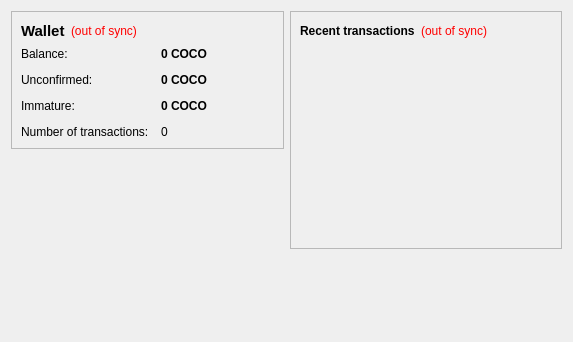
<?xml version="1.0" encoding="UTF-8"?>
<ui version="4.0">
 <class>OverviewPage</class>
 <widget class="QWidget" name="OverviewPage">
  <property name="geometry">
   <rect>
    <x>0</x>
    <y>0</y>
    <width>573</width>
    <height>342</height>
   </rect>
  </property>
  <property name="windowTitle">
   <string>Form</string>
  </property>
  <layout class="QHBoxLayout" name="horizontalLayout" stretch="1,1">
   <item>
    <layout class="QVBoxLayout" name="verticalLayout_2">
     <item>
      <widget class="QFrame" name="frame">
       <property name="frameShape">
        <enum>QFrame::StyledPanel</enum>
       </property>
       <property name="frameShadow">
        <enum>QFrame::Raised</enum>
       </property>
       <layout class="QVBoxLayout" name="verticalLayout_4">
        <item>
         <layout class="QHBoxLayout" name="horizontalLayout_4">
          <item>
           <widget class="QLabel" name="label_5">
            <property name="font">
             <font>
              <pointsize>11</pointsize>
              <weight>75</weight>
              <bold>true</bold>
             </font>
            </property>
            <property name="text">
             <string>Wallet</string>
            </property>
           </widget>
          </item>
          <item>
           <widget class="QLabel" name="labelWalletStatus">
            <property name="toolTip">
             <string>The displayed information may be out of date. Your wallet automatically synchronizes with the coconuts network after a connection is established, but this process has not completed yet.</string>
            </property>
            <property name="styleSheet">
             <string notr="true">QLabel { color: red; }</string>
            </property>
            <property name="text">
             <string notr="true">(out of sync)</string>
            </property>
            <property name="alignment">
             <set>Qt::AlignLeading|Qt::AlignLeft|Qt::AlignVCenter</set>
            </property>
           </widget>
          </item>
          <item>
           <spacer name="horizontalSpacer_2">
            <property name="orientation">
             <enum>Qt::Horizontal</enum>
            </property>
            <property name="sizeHint" stdset="0">
             <size>
              <width>40</width>
              <height>20</height>
             </size>
            </property>
           </spacer>
          </item>
         </layout>
        </item>
        <item>
         <layout class="QFormLayout" name="formLayout_2">
          <property name="fieldGrowthPolicy">
           <enum>QFormLayout::AllNonFixedFieldsGrow</enum>
          </property>
          <property name="horizontalSpacing">
           <number>12</number>
          </property>
          <property name="verticalSpacing">
           <number>12</number>
          </property>
          <item row="0" column="0">
           <widget class="QLabel" name="label">
            <property name="text">
             <string>Balance:</string>
            </property>
           </widget>
          </item>
          <item row="0" column="1">
           <widget class="QLabel" name="labelBalance">
            <property name="font">
             <font>
              <weight>75</weight>
              <bold>true</bold>
             </font>
            </property>
            <property name="cursor">
             <cursorShape>IBeamCursor</cursorShape>
            </property>
            <property name="toolTip">
             <string>Your current balance</string>
            </property>
            <property name="text">
             <string notr="true">0 COCO</string>
            </property>
            <property name="textInteractionFlags">
             <set>Qt::LinksAccessibleByMouse|Qt::TextSelectableByKeyboard|Qt::TextSelectableByMouse</set>
            </property>
           </widget>
          </item>
          <item row="1" column="0">
           <widget class="QLabel" name="label_3">
            <property name="text">
             <string>Unconfirmed:</string>
            </property>
           </widget>
          </item>
          <item row="1" column="1">
           <widget class="QLabel" name="labelUnconfirmed">
            <property name="font">
             <font>
              <weight>75</weight>
              <bold>true</bold>
             </font>
            </property>
            <property name="cursor">
             <cursorShape>IBeamCursor</cursorShape>
            </property>
            <property name="toolTip">
             <string>Total of transactions that have yet to be confirmed, and do not yet count toward the current balance</string>
            </property>
            <property name="text">
             <string notr="true">0 COCO</string>
            </property>
            <property name="textInteractionFlags">
             <set>Qt::LinksAccessibleByMouse|Qt::TextSelectableByKeyboard|Qt::TextSelectableByMouse</set>
            </property>
           </widget>
          </item>
          <item row="3" column="0">
           <widget class="QLabel" name="label_2">
            <property name="text">
             <string>Number of transactions:</string>
            </property>
           </widget>
          </item>
          <item row="3" column="1">
           <widget class="QLabel" name="labelNumTransactions">
            <property name="toolTip">
             <string>Total number of transactions in wallet</string>
            </property>
            <property name="text">
             <string notr="true">0</string>
            </property>
           </widget>
          </item>
          <item row="2" column="0">
           <widget class="QLabel" name="labelImmatureText">
            <property name="text">
             <string>Immature:</string>
            </property>
           </widget>
          </item>
          <item row="2" column="1">
           <widget class="QLabel" name="labelImmature">
            <property name="font">
             <font>
              <weight>75</weight>
              <bold>true</bold>
             </font>
            </property>
            <property name="toolTip">
             <string>Mined balance that has not yet matured</string>
            </property>
            <property name="text">
             <string notr="true">0 COCO</string>
            </property>
            <property name="textInteractionFlags">
             <set>Qt::LinksAccessibleByMouse|Qt::TextSelectableByKeyboard|Qt::TextSelectableByMouse</set>
            </property>
           </widget>
          </item>
         </layout>
        </item>
       </layout>
      </widget>
     </item>
     <item>
      <spacer name="verticalSpacer">
       <property name="orientation">
        <enum>Qt::Vertical</enum>
       </property>
       <property name="sizeHint" stdset="0">
        <size>
         <width>20</width>
         <height>40</height>
        </size>
       </property>
      </spacer>
     </item>
    </layout>
   </item>
   <item>
    <layout class="QVBoxLayout" name="verticalLayout_3">
     <item>
      <widget class="QFrame" name="frame_2">
       <property name="frameShape">
        <enum>QFrame::StyledPanel</enum>
       </property>
       <property name="frameShadow">
        <enum>QFrame::Raised</enum>
       </property>
       <layout class="QVBoxLayout" name="verticalLayout">
        <item>
         <layout class="QHBoxLayout" name="horizontalLayout_2">
          <item>
           <widget class="QLabel" name="label_4">
            <property name="text">
             <string>&lt;b&gt;Recent transactions&lt;/b&gt;</string>
            </property>
           </widget>
          </item>
          <item>
           <widget class="QLabel" name="labelTransactionsStatus">
            <property name="toolTip">
             <string>The displayed information may be out of date. Your wallet automatically synchronizes with the coconuts network after a connection is established, but this process has not completed yet.</string>
            </property>
            <property name="styleSheet">
             <string notr="true">QLabel { color: red; }</string>
            </property>
            <property name="text">
             <string notr="true">(out of sync)</string>
            </property>
            <property name="alignment">
             <set>Qt::AlignRight|Qt::AlignTrailing|Qt::AlignVCenter</set>
            </property>
           </widget>
          </item>
          <item>
           <spacer name="horizontalSpacer">
            <property name="orientation">
             <enum>Qt::Horizontal</enum>
            </property>
            <property name="sizeHint" stdset="0">
             <size>
              <width>40</width>
              <height>20</height>
             </size>
            </property>
           </spacer>
          </item>
         </layout>
        </item>
        <item>
         <widget class="QListView" name="listTransactions">
          <property name="styleSheet">
           <string notr="true">QListView { background: transparent; }</string>
          </property>
          <property name="frameShape">
           <enum>QFrame::NoFrame</enum>
          </property>
          <property name="verticalScrollBarPolicy">
           <enum>Qt::ScrollBarAlwaysOff</enum>
          </property>
          <property name="horizontalScrollBarPolicy">
           <enum>Qt::ScrollBarAlwaysOff</enum>
          </property>
          <property name="selectionMode">
           <enum>QAbstractItemView::NoSelection</enum>
          </property>
         </widget>
        </item>
       </layout>
      </widget>
     </item>
     <item>
      <spacer name="verticalSpacer_2">
       <property name="orientation">
        <enum>Qt::Vertical</enum>
       </property>
       <property name="sizeHint" stdset="0">
        <size>
         <width>20</width>
         <height>40</height>
        </size>
       </property>
      </spacer>
     </item>
    </layout>
   </item>
  </layout>
 </widget>
 <resources/>
 <connections/>
</ui>
